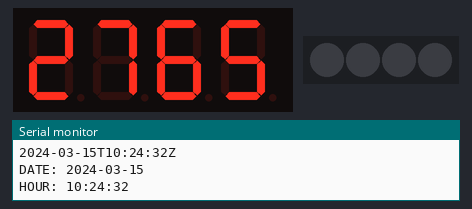
Simulated run of this sketch. Board: ESP32. Shown: 4-digit seven-segment display, 4 RGB LEDs in strip order, left to right, the last lines printed to the serial monitor. Dim RGB values are drawn brighter than linear; WiFi joins after 1.5 s; servers stay silent unless stated; network time is answered at once with the bench clock; the local clock reads 2024-03-15 10:24:30 at power-on unless the sketch sets it.

Above: at 2.6 s.
At 4.6 s:
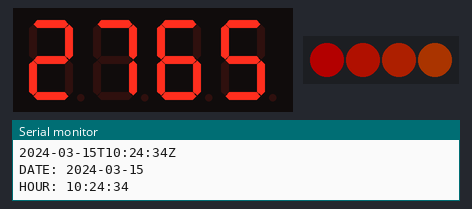
At 31.9 s:
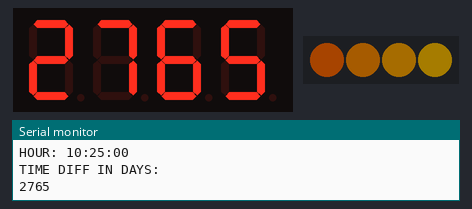
Timing chart, 0 to 40.0 s (numbered marks = the images above):
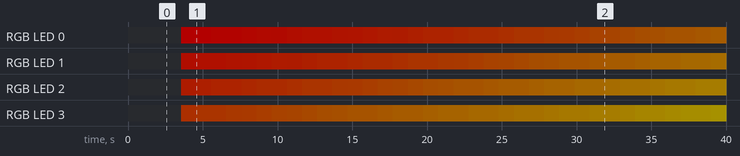

Measured:
- by itself, RGB LED 0: off → RGB(60, 0, 0) at 3.6 s, → RGB(59, 1, 0) 2.0 s later, → RGB(58, 1, 0) 1.0 s later, → RGB(58, 2, 0) 1.0 s later, … (30 changes in this stretch)
- by itself, RGB LED 1: off → RGB(56, 4, 0) at 3.6 s, → RGB(55, 5, 0) 1.0 s later, → RGB(54, 6, 0) 2.0 s later, → RGB(53, 6, 0) 1.0 s later, … (29 changes in this stretch)
- what the display in image 0 shows lasts 1.1 s, from 2.5 s to 3.6 s

The sketch:

DayCountESP32.ino
```cpp
#define FASTLED_INTERRUPT_RETRY_COUNT 0
#define FASTLED_ALLOW_INTERRUPTS 0
#include "FastLED.h"
#include <WiFi.h>
#include "time.h"
#include <Adafruit_GFX.h>
#include <RTClib.h>
#include "Adafruit_LEDBackpack.h"
#include <WiFi.h>
#include <NTPClient.h>
#include <WiFiUdp.h>

FASTLED_USING_NAMESPACE

const char* ssid       = "****";
const char* password   = "****";
/*
const char* ssid       = "SoberAF";
const char* password   = "yoloyolo";
*/
const char* ntpServer = "pool.ntp.org";
const long  gmtOffset_sec = 3600;
const int   daylightOffset_sec = 3600;

#define DATA_PIN    12
//#define CLK_PIN   4
#define LED_TYPE    WS2811
#define COLOR_ORDER GRB
#define NUM_LEDS    4
CRGB leds[NUM_LEDS];

// -- Task handles for use in the notifications
static TaskHandle_t FastLEDshowTaskHandle = 0;
static TaskHandle_t userTaskHandle = 0;

// Define NTP Client to get time
WiFiUDP ntpUDP;
NTPClient timeClient(ntpUDP);

// Set to false to display time in 12 hour format, or true to use 24 hour:
#define TIME_24_HOUR      false

// I2C address of the display.  Stick with the default address of 0x70
// unless you've changed the address jumpers on the back of the display.
#define DISPLAY_ADDRESS   0x70

#define BRIGHTNESS          60
#define FRAMES_PER_SECOND  120

// -- The core to run FastLED.show()
#define FASTLED_SHOW_CORE 0

// Create display and DS1307 objects.  These are global variables that
// can be accessed from both the setup and loop function below.
Adafruit_7segment clockDisplay = Adafruit_7segment();

//Sober date in GMT timestamp.
#define SOBER_DATE 1471590000

#define OFFSET -28800
#define MS_IN_DAY 86400

// Keep track of the hours, minutes, seconds displayed by the clock.
// Start off at 0:00:00 as a signal that the time should be read from
// the DS1307 to initialize it.
int hours = 0;
int minutes = 0;
int seconds = 0;

// Remember if the colon was drawn on the display so it can be blinked
// on and off every second.
bool blinkColon = true;
bool isDaylightTime = true;

int DAYLIGHT_OFFSET = isDaylightTime ? 3600 : 0;

// Variables to save date and time
String formattedDate;
String dayStamp;
String timeStamp;

uint8_t gHue = 0; // rotating "base color" used by many of the patterns
/** show() for ESP32
 *  Call this function instead of FastLED.show(). It signals core 0 to issue a show,
 *  then waits for a notification that it is done.
 */
void FastLEDshowESP32()
{
    if (userTaskHandle == 0) {
        // -- Store the handle of the current task, so that the show task can
        //    notify it when it's done
        userTaskHandle = xTaskGetCurrentTaskHandle();

        // -- Trigger the show task
        xTaskNotifyGive(FastLEDshowTaskHandle);

        // -- Wait to be notified that it's done
        const TickType_t xMaxBlockTime = pdMS_TO_TICKS( 200 );
        ulTaskNotifyTake(pdTRUE, xMaxBlockTime);
        userTaskHandle = 0;
    }
}

/** show Task
 *  This function runs on core 0 and just waits for requests to call FastLED.show()
 */
void FastLEDshowTask(void *pvParameters)
{
    // -- Run forever...
    for(;;) {
        // -- Wait for the trigger
        ulTaskNotifyTake(pdTRUE, portMAX_DELAY);

        // -- Do the show (synchronously)
        FastLED.show();

        // -- Notify the calling task
        xTaskNotifyGive(userTaskHandle);
    }
}


void printLocalTime()
{
  struct tm timeinfo;
  if(!getLocalTime(&timeinfo)){
    Serial.println("Failed to obtain time");
    return;
  }
  Serial.println(&timeinfo, "%A, %B %d %Y %H:%M:%S");
  clockDisplay.print((int)timeinfo.tm_hour*100+(int)timeinfo.tm_min, DEC);
  clockDisplay.writeDisplay();
}

void setup()
{
  Serial.begin(115200);
  //connect to WiFi
  Serial.printf("Connecting to %s ", ssid);
  WiFi.begin(ssid, password);
  while (WiFi.status() != WL_CONNECTED) {
      delay(500);
      Serial.print(".");
  }
  Serial.println(" CONNECTED");
  Serial.println("IP address: ");
  Serial.println(WiFi.localIP());

  //init and get the time
  //configTime(gmtOffset_sec, daylightOffset_sec, ntpServer);
  //printLocalTime();

  timeClient.begin();
  // Set offset time in seconds to adjust for your timezone, for example:
  // GMT +1 = 3600
  // GMT +8 = 28800
  // GMT -1 = -3600
  // GMT 0 = 0
  timeClient.setTimeOffset(0);

  //disconnect WiFi as it's no longer needed
  //WiFi.disconnect(true);
  //WiFi.mode(WIFI_OFF);

  clockDisplay.begin(DISPLAY_ADDRESS);

  // tell FastLED about the LED strip configuration
  FastLED.addLeds<LED_TYPE,DATA_PIN,COLOR_ORDER>(leds, NUM_LEDS).setCorrection(TypicalLEDStrip);
  //FastLED.addLeds<LED_TYPE,DATA_PIN,CLK_PIN,COLOR_ORDER>(leds, NUM_LEDS).setCorrection(TypicalLEDStrip);

  // set master brightness control
  FastLED.setBrightness(BRIGHTNESS);

  // -- Create the FastLED show task
  xTaskCreatePinnedToCore(FastLEDshowTask, "FastLEDshowTask", 2048, NULL, 2, &FastLEDshowTaskHandle, FASTLED_SHOW_CORE);


  //connect to WiFi
  Serial.printf("Connecting to %s ", ssid);
  WiFi.begin(ssid, password);
  while (WiFi.status() != WL_CONNECTED) {
      delay(500);
      Serial.print(".");
  }
  Serial.println(" CONNECTED");
  Serial.println("IP address: ");
  Serial.println(WiFi.localIP());

  //init and get the time
  //configTime(gmtOffset_sec, daylightOffset_sec, ntpServer);
  //printLocalTime();

  timeClient.begin();
  // Set offset time in seconds to adjust for your timezone, for example:
  // GMT +1 = 3600
  // GMT +8 = 28800
  // GMT -1 = -3600
  // GMT 0 = 0
  timeClient.setTimeOffset(0);

  //disconnect WiFi as it's no longer needed
  //WiFi.disconnect(true);
  //WiFi.mode(WIFI_OFF);

  clockDisplay.begin(DISPLAY_ADDRESS);
}

void loop()
{
  while(!timeClient.update()) {
    timeClient.forceUpdate();
  }
  // The formattedDate comes with the following format:
  // 2018-05-28T16:00:13Z
  // We need to extract date and time
  formattedDate = timeClient.getFormattedDate();
  Serial.println(formattedDate);
  // Extract date
  int splitT = formattedDate.indexOf("T");
  dayStamp = formattedDate.substring(0, splitT);
  Serial.print("DATE: ");
  Serial.println(dayStamp);
  // Extract time
  timeStamp = formattedDate.substring(splitT+1, formattedDate.length()-1);
  Serial.print("HOUR: ");
  Serial.println(timeStamp);
  delay(1000);
  //printLocalTime();


  //time_t soberdate = time(1471503600000);
  //time_t currentdate = time(timeClient.getEpochTime());

  Serial.println("TIME DIFF IN DAYS:");
  int soberdays = (int)((timeClient.getEpochTime() - SOBER_DATE)/MS_IN_DAY);
  Serial.println(soberdays);
  clockDisplay.print(soberdays, DEC);
  clockDisplay.writeDisplay();
  // send the 'leds' array out to the actual LED strip
  FastLEDshowESP32();
  // FastLED.show();
  // insert a delay to keep the framerate modest
  FastLED.delay(1000/FRAMES_PER_SECOND);
  // do some periodic updates
  EVERY_N_MILLISECONDS( 20 ) { gHue++; } // slowly cycle the "base color" through the rainbow
  fill_rainbow( leds, NUM_LEDS, gHue, 7);
}
```
